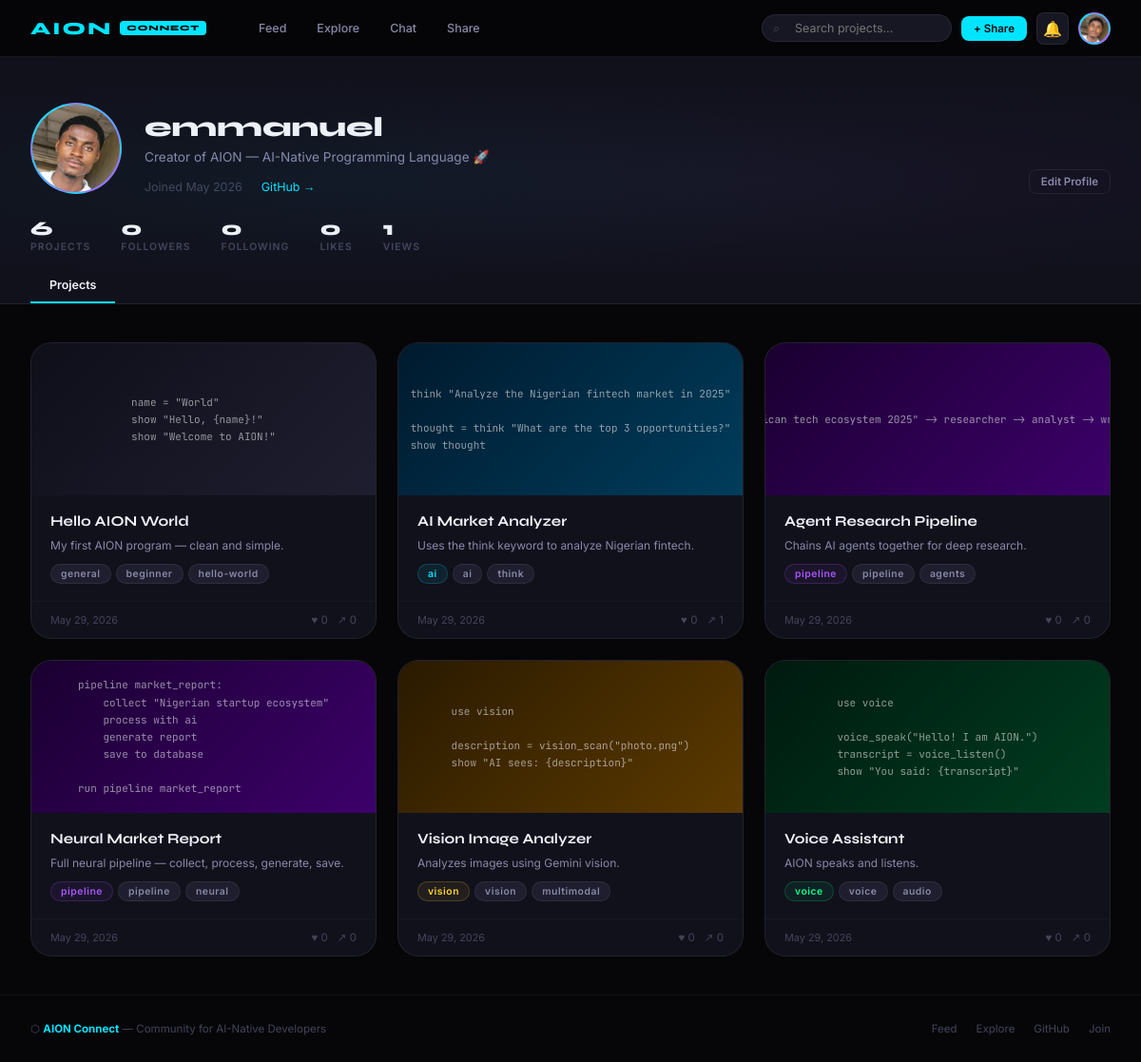
The page /profile/emmanuel (signed in) on the database as committed earlier.
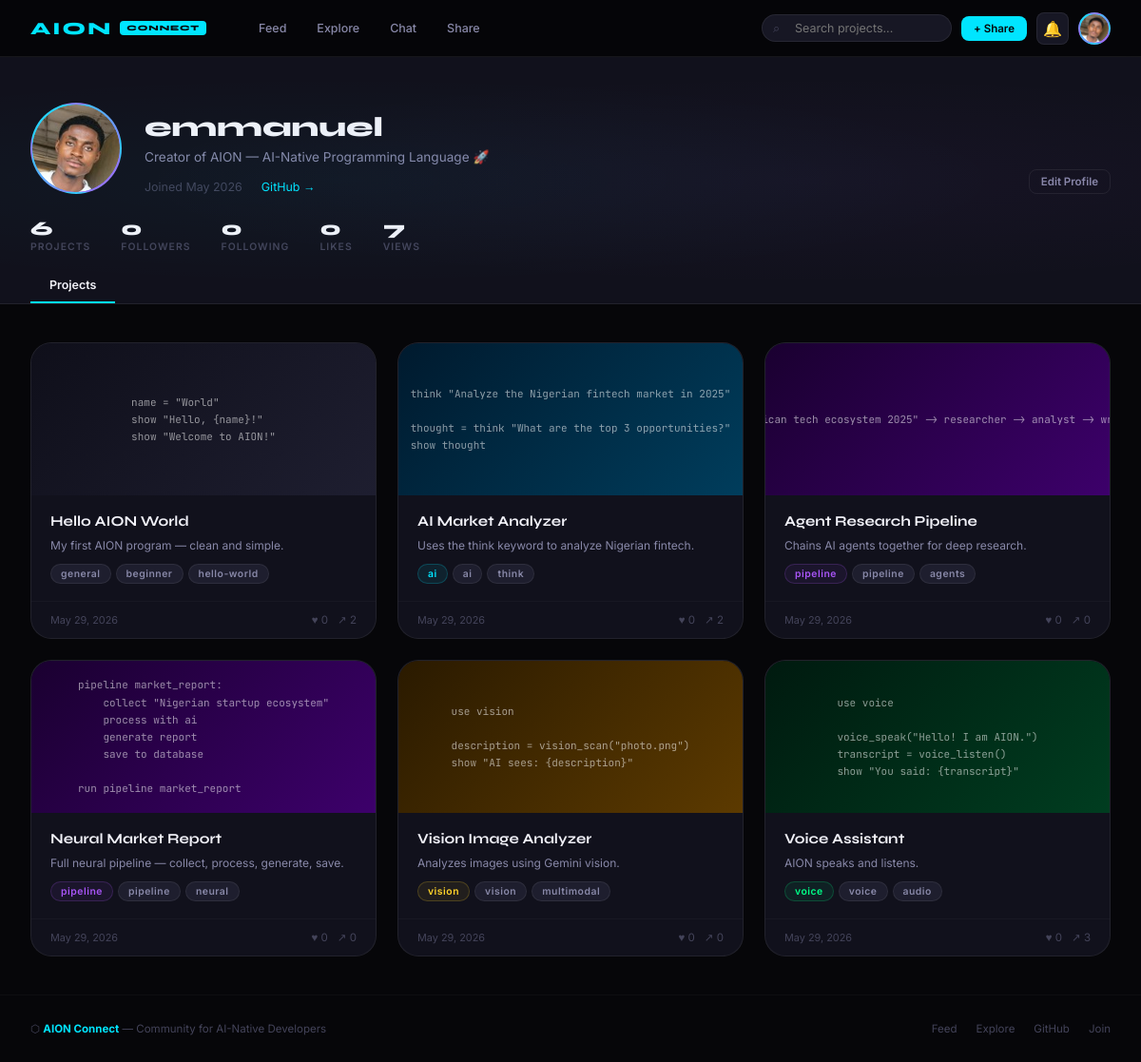
The same page on the database as committed later.
### database.py (models this page shows, shortened)
class Project(db.Model):
    __tablename__ = "projects"
    id          = db.Column(db.Integer, primary_key=True)
    title       = db.Column(db.String(100), nullable=False)
    description = db.Column(db.String(500), default="")
    code        = db.Column(db.Text, nullable=False)
    category    = db.Column(db.String(30), default="general")
    tags        = db.Column(db.String(200), default="")
    views       = db.Column(db.Integer, default=0)
    created_at  = db.Column(db.DateTime, default=datetime.utcnow)
    updated_at  = db.Column(db.DateTime, default=datetime.utcnow,
                             onupdate=datetime.utcnow)
    user_id     = db.Column(db.Integer,
                             db.ForeignKey("users.id"),
                             nullable=False)
    comments = db.relationship("Comment", backref="project",
                                lazy=True, cascade="all, delete")
    likes    = db.relationship("Like", backref="project",
                                lazy=True, cascade="all, delete")
    @property
    def like_count(self):
        return len(self.likes)
    @property
    def tag_list(self):
        if not self.tags:
            return []
        return [t.strip() for t in self.tags.split(",") if t.strip()]

### app.py (the view)
@main.route("/profile/<username>")
def profile(username):
    user     = User.query.filter_by(username=username).first_or_404()
    projects = Project.query.filter_by(
        user_id=user.id
    ).order_by(Project.created_at.desc()).all()
    is_following = False
    if current_user.is_authenticated and current_user.id != user.id:
        is_following = current_user.is_following(user)
    total_likes = sum(p.like_count for p in projects)
    total_views = sum(p.views for p in projects)
    return render_template("profile.html",
        user=user,
        projects=projects,
        is_following=is_following,
        total_likes=total_likes,
        total_views=total_views
    )

### database.py (called while the page is built)
    @property
    def follower_count(self):
        return len(self.followers)

    @property
    def following_count(self):
        return len(self.following)

### templates/profile.html (shortened to what the changed rows need)
{% extends "base.html" %}
{% block content %}
<div class="profile-hero">
  <div class="container">
    <div style="display:flex;align-items:flex-end;gap:24px;
                flex-wrap:wrap;margin-bottom:24px">
      <div style="flex:1;min-width:0">
        <h1 style="font-family:var(--font-ui);font-size:1.8rem;
                   font-weight:800;color:var(--text0);margin-bottom:4px">
          {{ user.username }}
        </h1>
      </div>
    </div>
    <div style="display:flex;gap:32px;flex-wrap:wrap;margin-bottom:4px">
      {% for val, label in [
        (projects|length, 'Projects'),
        (user.follower_count, 'Followers'),
        (user.following_count, 'Following'),
        (total_likes, 'Likes'),
        (total_views, 'Views'),
      ] %}
      <div>
        <div style="font-family:var(--font-ui);font-size:1.3rem;
                    font-weight:800;color:var(--text0)">{{ val }}</div>
        <div style="font-size:0.65rem;color:var(--text2);
                    letter-spacing:0.1em;font-family:var(--font-body);
                    font-weight:600;text-transform:uppercase">{{ label }}</div>
      </div>
      {% endfor %}
    </div>
  </div>
</div>
<div class="page">
<div class="container">
  {% if projects %}
  <div class="grid grid-3">
    {% for p in projects %}
    <div class="project-card" onclick="window.location='/project/{{ p.id }}'">
      <div class="project-card-preview cat-{{ p.category }}">
        <div class="project-card-preview-bg">{{ p.code[:300] }}</div>
      </div>
      <div class="project-card-body">
        <div>
          <a href="/project/{{ p.id }}" class="project-title">{{ p.title }}</a>
          <p class="project-desc" style="margin-top:5px">
            {{ p.description or 'No description.' }}
          </p>
        </div>
        <div style="display:flex;gap:5px;flex-wrap:wrap">
          <span class="tag tag-{{ p.category }}">{{ p.category }}</span>
          {% for tag in p.tag_list[:2] %}
          <span class="tag tag-general">{{ tag }}</span>
          {% endfor %}
        </div>
      </div>
      <div class="project-card-footer">
        <span style="font-size:0.68rem;color:var(--text2);
                     font-family:var(--font-body)">
          {{ p.created_at.strftime('%b %d, %Y') }}
        </span>
        <div style="display:flex;gap:10px">
          <span class="stat">♥ {{ p.like_count }}</span>
          <span class="stat">↗ {{ p.views }}</span>
        </div>
      </div>
    </div>
    {% endfor %}
  </div>
  {% endif %}
</div>
</div>
{% endblock %}

Rows that differ between the two databases and show on the page:
changed Project "Hello AION World": views "0" → "2"
changed Project "AI Market Analyzer": views "1" → "2"
changed Project "Voice Assistant": views "0" → "3"
Other text that changed with them:
new list line: "7 VIEWS"
list line gone: "1 VIEWS"
